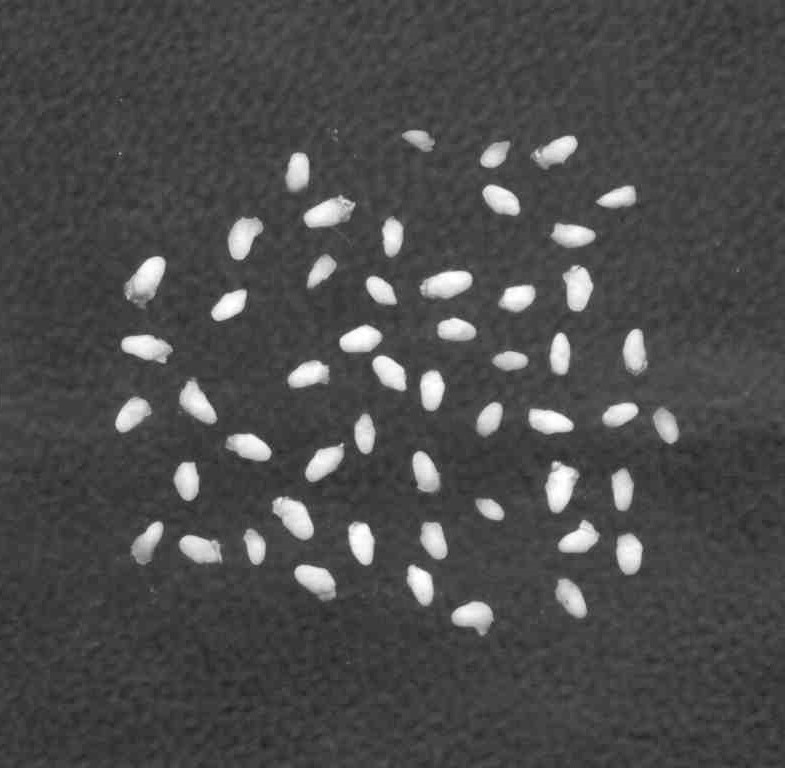
%> input picture em4embryo.bmp, 785 x 768 px
$ octave partII_4_allpix.m   (GNU Octave 9; MATLAB toolbox functions it lacks are replaced by stand-ins)
%> lines starting %> are read from the running program, lines starting %| are printed output that depends on the picture; in (x1, y1, x2, y2) boxes, pixels count from 0 and x2, y2 are one past the last pixel; in counts of white or black regions, pixels touching at a corner belong together; the program's own positions count from 1
clc; clear; close all; f = 20;
I = imread("em4embryo.bmp");
%> I is the input picture: size 768x785 uint8; min 31, max 255, mean 75.8
s = size(I);
J = imbinarize(I,0.5);
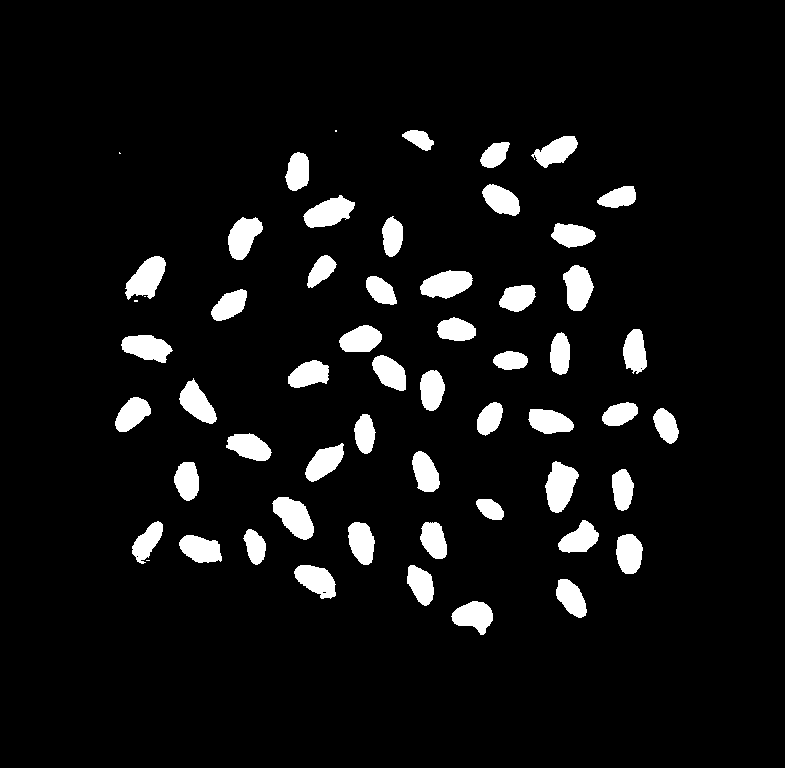
%> J: size 768x785 logical; 6.7% white; 57 white regions (5 under 20 px), largest, box (x1, y1, x2, y2) and area: (545, 461, 579, 513) 1147, (272, 497, 314, 540) 1110, (125, 256, 166, 300) 1085
E = strel("disk",1);
B = imerode(J,E);C = imdilate(B,E);
%> after `B = imerode(J,E)`:
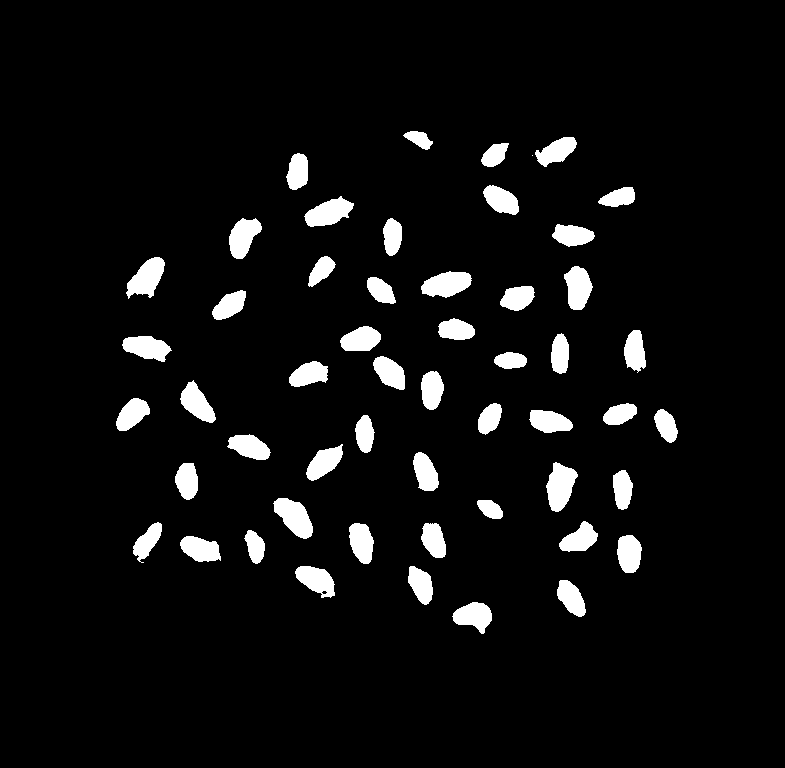
%> B: size 768x785 logical; 5.9% white; 53 white regions (1 under 20 px), largest, box (x1, y1, x2, y2) and area: (546, 462, 578, 512) 1022, (273, 498, 313, 539) 989, (126, 257, 165, 299) 959
[L,num]=bwlabel(C,8);
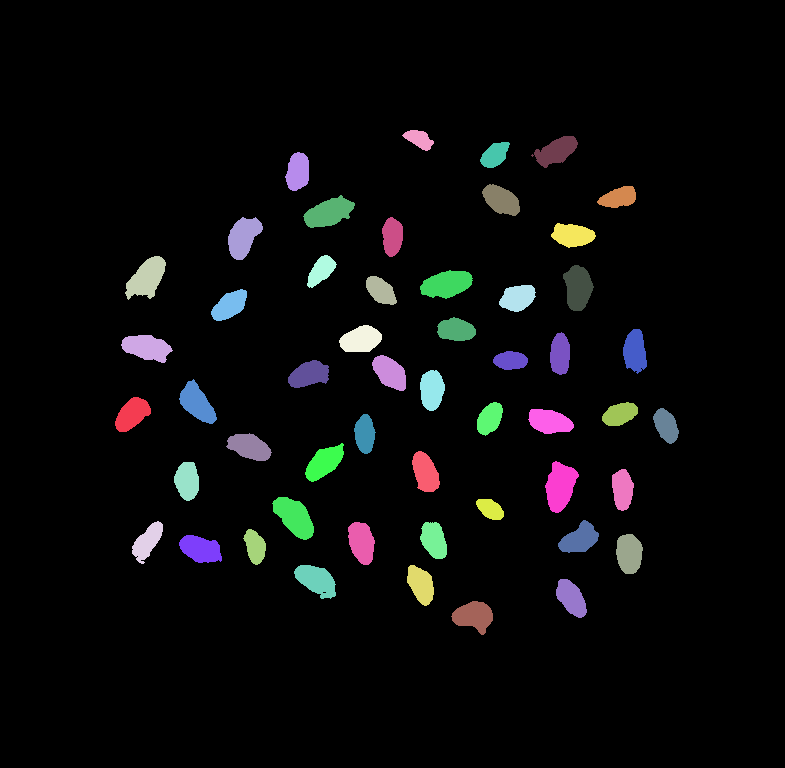
%> L: size 768x785 double; 53 distinct labels, from 0 to 52; one colour per label, 0 black
%> num = 52
B = bwboundaries(C);
%> B = 55 boundaries; largest, box (x1, y1, x2, y2) and points: (125, 256, 166, 300) 123, (545, 461, 579, 513) 121, (303, 195, 355, 228) 120, (420, 270, 473, 299) 120, (121, 335, 173, 363) 116
Bm = cell2mat(B);
boundary_im = zeros(s(1),s(2));

figure(2);imshow(boundary_im);hold on;
for ii=1:num
    A = zeros(s); A(find(L==ii))=1;
    [xx yy] = find(L==ii);
    x = yy; y = xx;
    xm = mean(x); ym = mean(y);
    cm = [xm, ym]; %centroid
    c = [x, y];
    cc = c - cm; %divergence
    Cx = cov(cc); %covariance
    [V, Cy] = eig(Cx);
    AA = V';
    Y = (AA * cc')';
    Y = Y+cm; %offset
    figure(2); plot(Y(:,1),Y(:,2),'w',LineWidth=2);title('Vertically aligned',fontsize=f);
end
%> this loop made 52 passes
%> (xm, ym, Cx, Cy, AA) on passes 1 to 4: (132.8, 414.8, [76.45 -37.04; -37.04 73.41], [37.86 0; 0 112], [-0.692 -0.721; -0.721 0.692]), (147.5, 348.2, [161.9 27.12; 27.12 42.95], [37.06 0; 0 167.8], [0.212 -0.977; -0.977 -0.212]), (147.2, 278.7, [97.69 -56.54; -56.54 116.7], [49.86 0; 0 164.5], [-0.763 -0.646; -0.646 0.763]), (148, 542.3, [59.68 -52.44; -52.44 102.3], [24.39 0; 0 137.6], [-0.83 -0.558; -0.558 0.83])
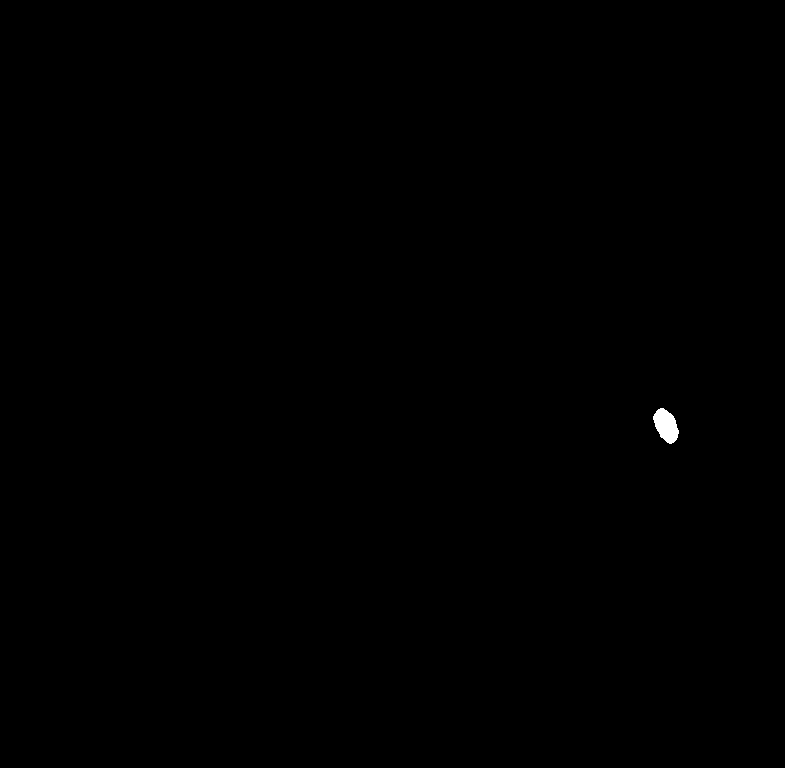
%> A: size 768x785 double; values 0 (black) and 1 (white), 0.1% white; 1 white region, box (x1, y1, x2, y2) and area: (653, 408, 679, 444) 613
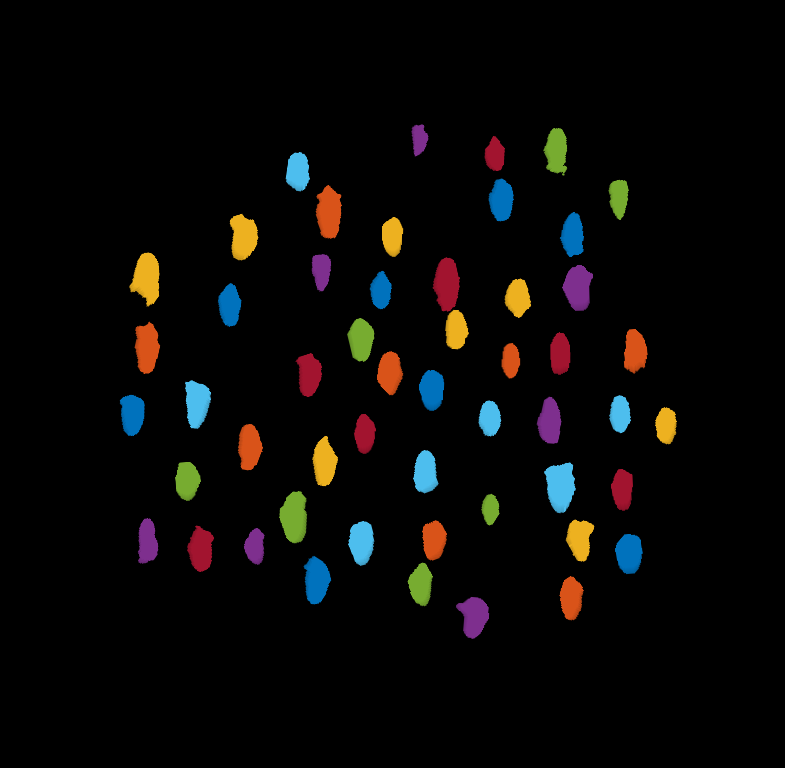
%> figure redrawn from the program's plot data; its title reads 'Vertically aligned'

$ run again, with em1embryo.bmp copied over em4embryo.bmp
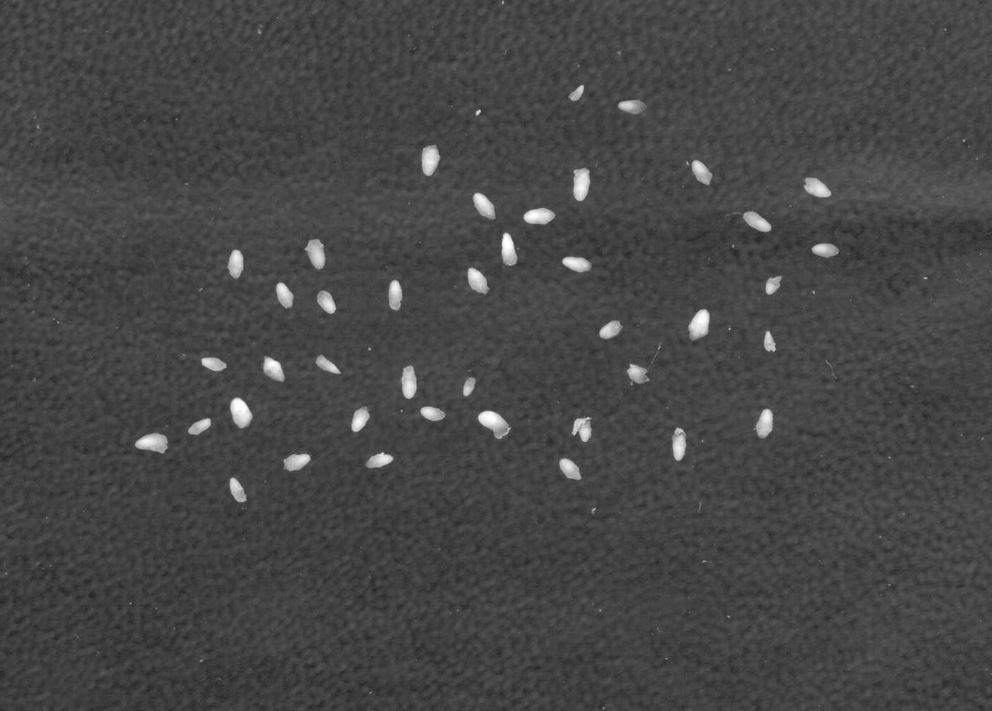
%> input picture em1embryo.bmp, 992 x 711 px, shrunk from 1391 x 997 before the run
%> I is the input picture: size 711x992 uint8; min 35, max 255, mean 70.3
%> J: size 711x992 logical; 1.8% white; 74 white regions (32 under 20 px), largest, box (x1, y1, x2, y2) and area: (478, 411, 511, 439) 512, (230, 397, 252, 428) 462, (688, 309, 710, 340) 456
%> C: size 711x992 logical; 1.8% white; 42 white regions (1 under 20 px), largest, box (x1, y1, x2, y2) and area: (478, 411, 510, 439) 509, (230, 397, 252, 428) 461, (688, 309, 710, 339) 455
%> `[L,num]=bwlabel(C,8);`:
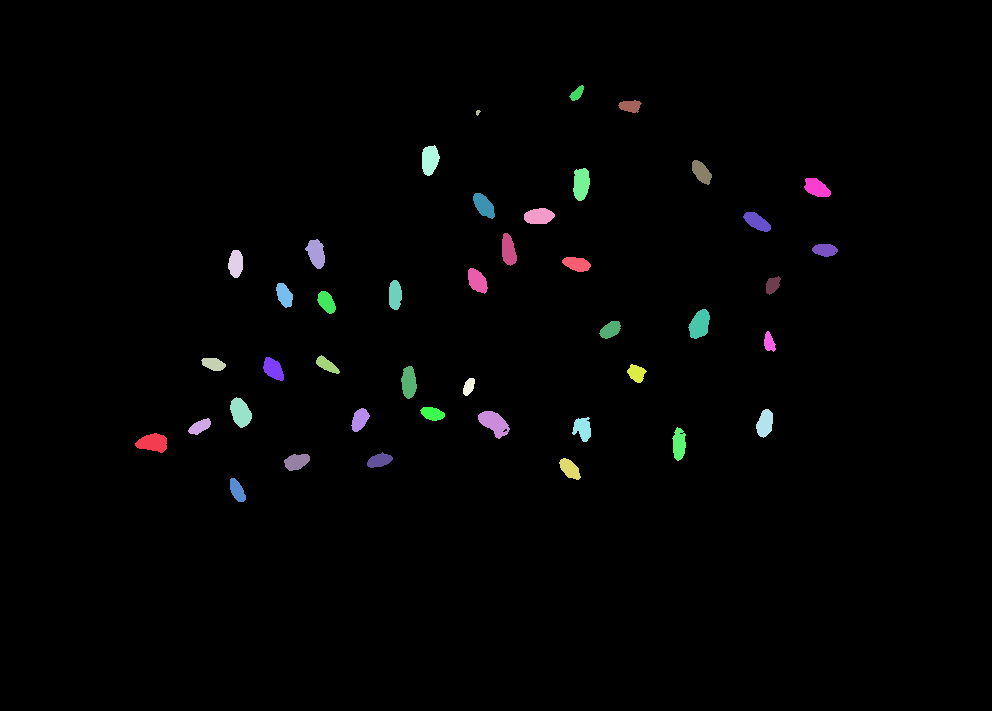
%> L: size 711x992 double; 43 distinct labels, from 0 to 42; one colour per label, 0 black
%> num = 42
%> `B = bwboundaries(C);`: B = 45 boundaries; largest, box (x1, y1, x2, y2) and points: (478, 411, 510, 439) 78, (573, 168, 590, 201) 77, (135, 433, 167, 453) 75, (572, 417, 591, 442) 74, (401, 366, 417, 399) 73
%> Bm = 2530 rows, first 12: [444 136; 443 137; 442 138; 441 139; 440 140; 440 141; 439 142; 438 143; 438 144; 437 145; 437 146; 436 147]
%> the loop `for ii=1:num` made 42 passes
%> (xm, ym, Cx, Cy, AA) on passes 1 to 4: (153.5, 443.4, [67.36 0.341; 0.341 20.48], [20.48 0; 0 67.36], [0.00727 -1; -1 -0.00727]), (200.5, 427.2, [33.32 -13.51; -13.51 15.53], [8.25 0; 0 40.6], [-0.474 -0.88; -0.88 0.474]), (214.1, 364.6, [37.17 7.35; 7.35 11.06], [9.13 0; 0 39.09], [0.254 -0.967; -0.967 -0.254]), (236.4, 264.3, [13.77 -1.48; -1.48 50.2], [13.71 0; 0 50.26], [-0.999 -0.0406; -0.0406 0.999])
%> after the loop `for ii=1:num`:
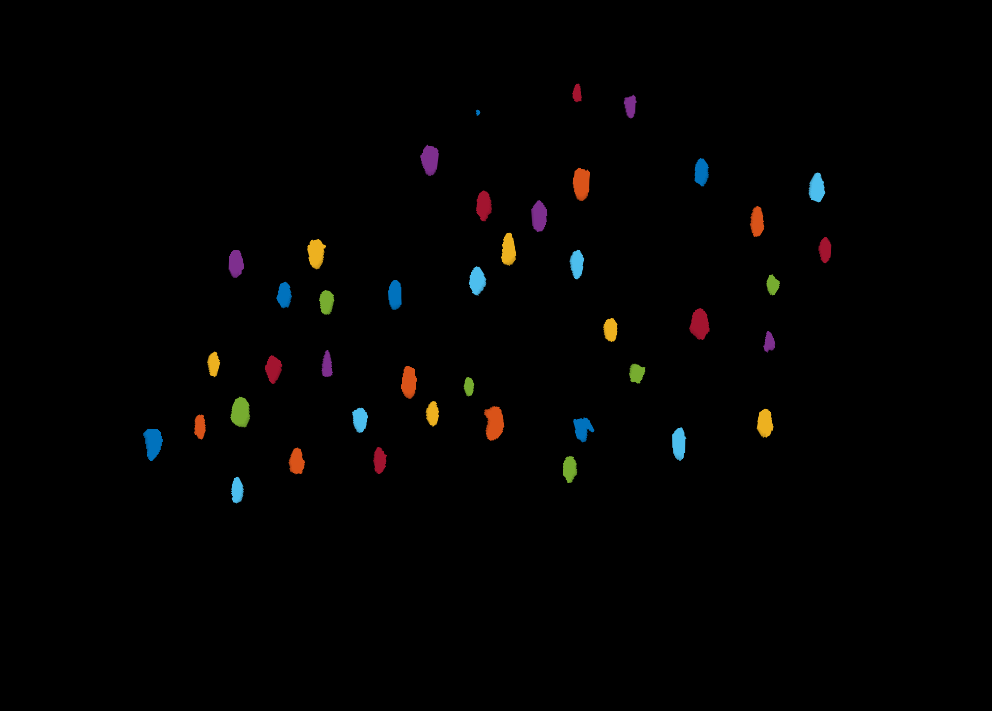
%> figure redrawn from the program's plot data; its title reads 'Vertically aligned'

$ run again, with em2embryo.bmp copied over em4embryo.bmp
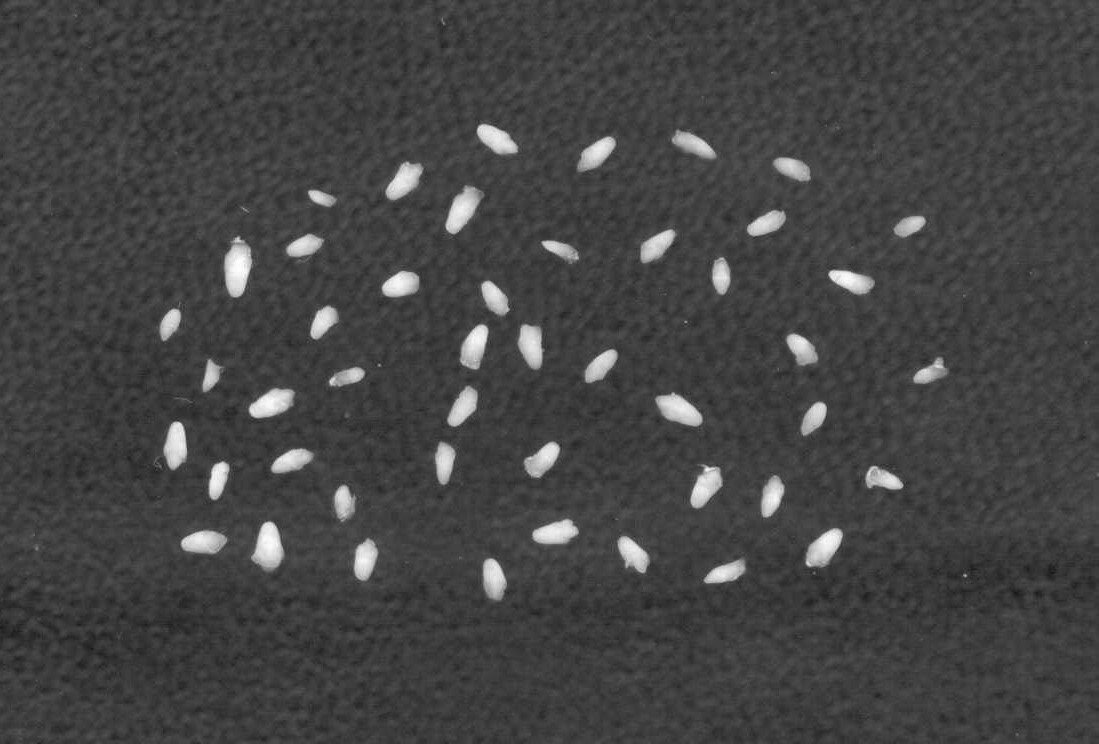
%> input picture em2embryo.bmp, 1099 x 744 px
%> I is the input picture: size 744x1099 uint8; min 24, max 255, mean 68
%> J: size 744x1099 logical; 3.9% white; 53 white regions (6 under 20 px), largest, box (x1, y1, x2, y2) and area: (224, 236, 252, 297) 1192, (251, 521, 284, 569) 1048, (445, 186, 480, 234) 950
%> C: size 744x1099 logical; 3.8% white; 48 white regions (1 under 20 px), largest, box (x1, y1, x2, y2) and area: (224, 236, 252, 297) 1186, (251, 521, 284, 569) 1045, (656, 393, 702, 426) 945
%> `[L,num]=bwlabel(C,8);`:
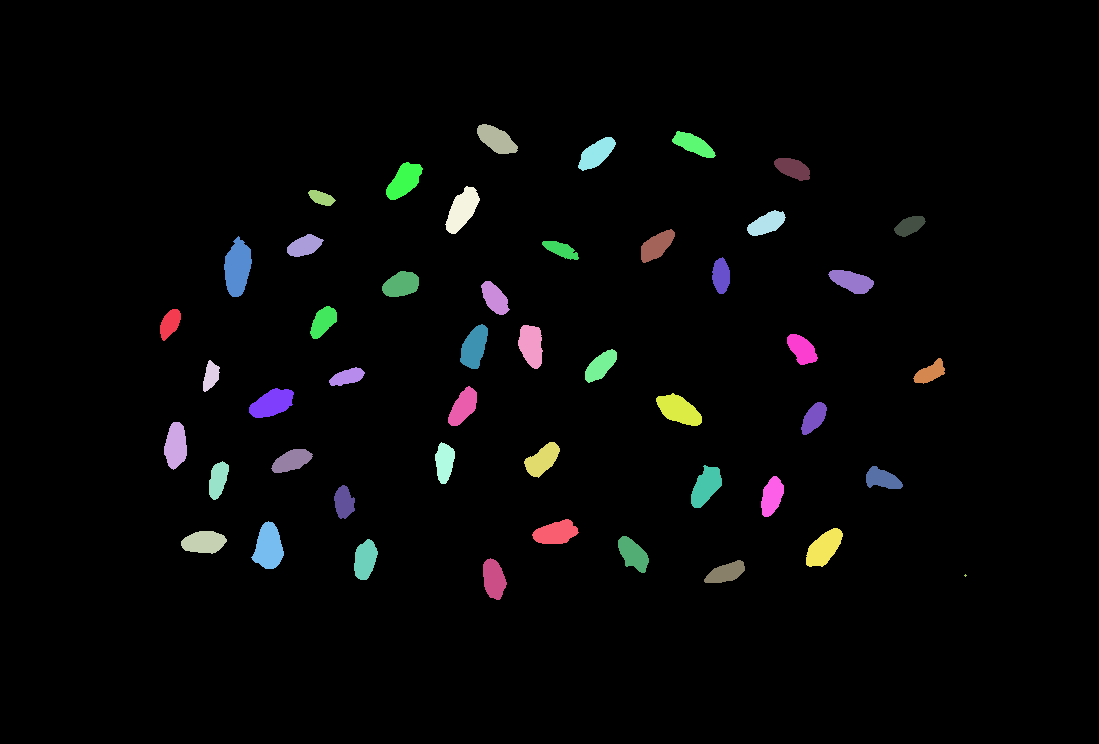
%> L: size 744x1099 double; 49 distinct labels, from 0 to 48; one colour per label, 0 black
%> num = 48
%> `B = bwboundaries(C);`: B = 48 boundaries; largest, box (x1, y1, x2, y2) and points: (224, 236, 252, 297) 131, (251, 521, 284, 569) 113, (445, 186, 480, 234) 109, (656, 393, 702, 426) 108, (249, 388, 294, 418) 107
%> the loop `for ii=1:num` made 48 passes
%> (xm, ym, Cx, Cy, AA) on passes 1 to 4: (170.6, 324.2, [28.72 -21.46; -21.46 58.5], [17.49 0; 0 69.73], [-0.886 -0.464; -0.464 0.886]), (176.3, 446.3, [30.99 -7.17; -7.17 140.3], [30.52 0; 0 140.8], [-0.998 -0.0652; -0.0652 0.998]), (204.5, 542.8, [129.2 -6.74; -6.74 31.72], [31.25 0; 0 129.7], [-0.0687 -0.998; -0.998 0.0687]), (211.4, 376.6, [16.97 -11.62; -11.62 57.81], [13.89 0; 0 60.88], [-0.967 -0.256; -0.256 0.967])
%> after the loop `for ii=1:num`:
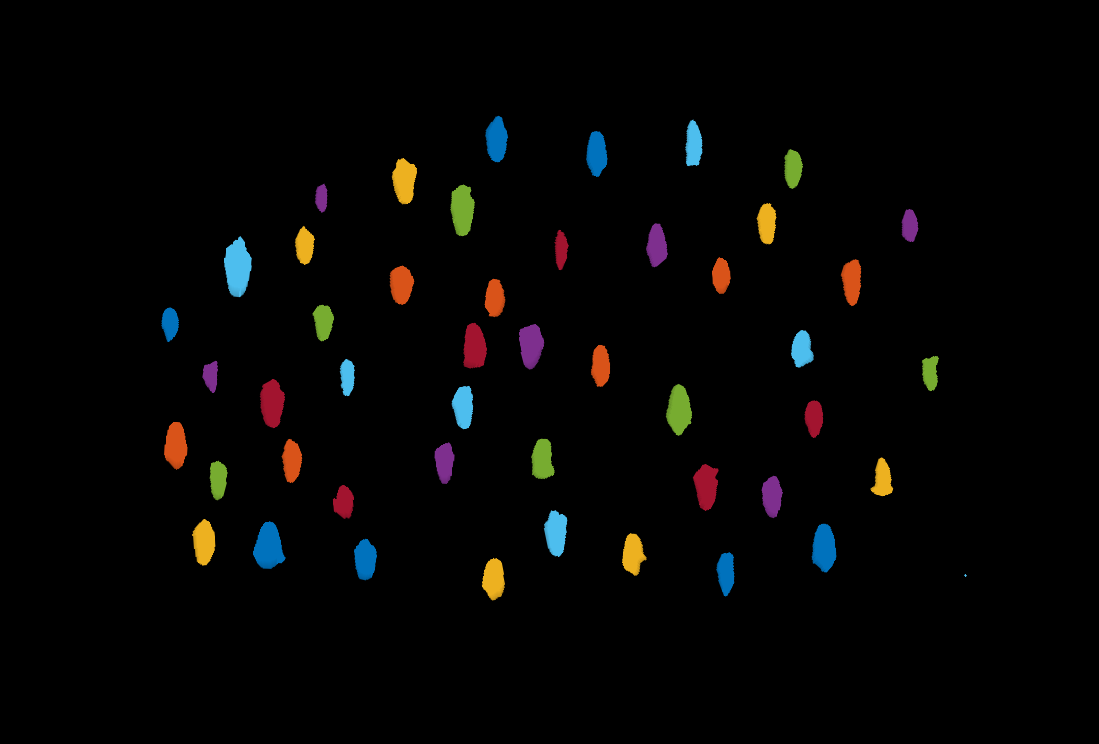
%> figure redrawn from the program's plot data; its title reads 'Vertically aligned'
